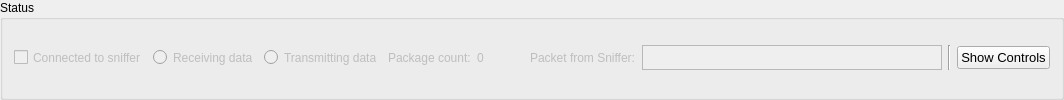
       <widget class="QGroupBox" name="groupBox_3">
        <property name="minimumSize">
         <size>
          <width>0</width>
          <height>50</height>
         </size>
        </property>
        <property name="font">
         <font>
          <pointsize>9</pointsize>
         </font>
        </property>
        <property name="title">
         <string>Status</string>
        </property>
        <layout class="QGridLayout" name="gridLayout_3">
         <property name="topMargin">
          <number>0</number>
         </property>
         <property name="bottomMargin">
          <number>1</number>
         </property>
         <item row="0" column="4">
          <widget class="QRadioButton" name="txDataRadioButton">
           <property name="enabled">
            <bool>false</bool>
           </property>
           <property name="sizePolicy">
            <sizepolicy hsizetype="Preferred" vsizetype="Preferred">
             <horstretch>0</horstretch>
             <verstretch>0</verstretch>
            </sizepolicy>
           </property>
           <property name="minimumSize">
            <size>
             <width>0</width>
             <height>20</height>
            </size>
           </property>
           <property name="font">
            <font>
             <pointsize>9</pointsize>
            </font>
           </property>
           <property name="text">
            <string>Transmitting data</string>
           </property>
           <property name="checkable">
            <bool>true</bool>
           </property>
           <property name="autoExclusive">
            <bool>true</bool>
           </property>
          </widget>
         </item>
         <item row="0" column="10">
          <widget class="QPlainTextEdit" name="snifferMsgPlainTextEdit">
           <property name="enabled">
            <bool>false</bool>
           </property>
           <property name="sizePolicy">
            <sizepolicy hsizetype="Preferred" vsizetype="Preferred">
             <horstretch>0</horstretch>
             <verstretch>0</verstretch>
            </sizepolicy>
           </property>
           <property name="minimumSize">
            <size>
             <width>300</width>
             <height>25</height>
            </size>
           </property>
           <property name="maximumSize">
            <size>
             <width>16777215</width>
             <height>25</height>
            </size>
           </property>
           <property name="font">
            <font>
             <pointsize>9</pointsize>
            </font>
           </property>
           <property name="verticalScrollBarPolicy">
            <enum>Qt::ScrollBarAlwaysOff</enum>
           </property>
           <property name="horizontalScrollBarPolicy">
            <enum>Qt::ScrollBarAlwaysOff</enum>
           </property>
          </widget>
         </item>
         <item row="0" column="2">
          <widget class="QCheckBox" name="serialConnectedCheckBox">
           <property name="enabled">
            <bool>false</bool>
           </property>
           <property name="sizePolicy">
            <sizepolicy hsizetype="Preferred" vsizetype="Preferred">
             <horstretch>0</horstretch>
             <verstretch>0</verstretch>
            </sizepolicy>
           </property>
           <property name="minimumSize">
            <size>
             <width>0</width>
             <height>20</height>
            </size>
           </property>
           <property name="font">
            <font>
             <pointsize>9</pointsize>
            </font>
           </property>
           <property name="text">
            <string>Connected to sniffer</string>
           </property>
           <property name="checkable">
            <bool>true</bool>
           </property>
           <property name="checked">
            <bool>false</bool>
           </property>
           <property name="tristate">
            <bool>false</bool>
           </property>
          </widget>
         </item>
         <item row="0" column="9">
          <widget class="QLabel" name="label_2">
           <property name="enabled">
            <bool>false</bool>
           </property>
           <property name="sizePolicy">
            <sizepolicy hsizetype="Preferred" vsizetype="Preferred">
             <horstretch>0</horstretch>
             <verstretch>0</verstretch>
            </sizepolicy>
           </property>
           <property name="minimumSize">
            <size>
             <width>0</width>
             <height>20</height>
            </size>
           </property>
           <property name="font">
            <font>
             <pointsize>9</pointsize>
            </font>
           </property>
           <property name="text">
            <string>Packet from Sniffer:</string>
           </property>
          </widget>
         </item>
         <item row="0" column="3">
          <widget class="QRadioButton" name="rxDataRadioButton">
           <property name="enabled">
            <bool>false</bool>
           </property>
           <property name="sizePolicy">
            <sizepolicy hsizetype="Preferred" vsizetype="Preferred">
             <horstretch>0</horstretch>
             <verstretch>0</verstretch>
            </sizepolicy>
           </property>
           <property name="minimumSize">
            <size>
             <width>0</width>
             <height>20</height>
            </size>
           </property>
           <property name="font">
            <font>
             <pointsize>9</pointsize>
            </font>
           </property>
           <property name="mouseTracking">
            <bool>false</bool>
           </property>
           <property name="text">
            <string>Receiving data</string>
           </property>
           <property name="checkable">
            <bool>true</bool>
           </property>
           <property name="autoExclusive">
            <bool>true</bool>
           </property>
          </widget>
         </item>
         <item row="0" column="6">
          <widget class="QLabel" name="packageCounterLabel">
           <property name="enabled">
            <bool>false</bool>
           </property>
           <property name="sizePolicy">
            <sizepolicy hsizetype="Preferred" vsizetype="Preferred">
             <horstretch>0</horstretch>
             <verstretch>0</verstretch>
            </sizepolicy>
           </property>
           <property name="minimumSize">
            <size>
             <width>0</width>
             <height>20</height>
            </size>
           </property>
           <property name="font">
            <font>
             <pointsize>9</pointsize>
            </font>
           </property>
           <property name="text">
            <string>0</string>
           </property>
          </widget>
         </item>
         <item row="0" column="5">
          <widget class="QLabel" name="package_2">
           <property name="enabled">
            <bool>false</bool>
           </property>
           <property name="sizePolicy">
            <sizepolicy hsizetype="Preferred" vsizetype="Preferred">
             <horstretch>0</horstretch>
             <verstretch>0</verstretch>
            </sizepolicy>
           </property>
           <property name="minimumSize">
            <size>
             <width>0</width>
             <height>20</height>
            </size>
           </property>
           <property name="font">
            <font>
             <pointsize>9</pointsize>
            </font>
           </property>
           <property name="text">
            <string>Package count:</string>
           </property>
          </widget>
         </item>
         <item row="0" column="12">
          <widget class="QPushButton" name="showControlsButton">
           <property name="font">
            <font>
             <pointsize>10</pointsize>
            </font>
           </property>
           <property name="text">
            <string>Show Controls</string>
           </property>
          </widget>
         </item>
         <item row="0" column="7">
          <spacer name="horizontalSpacer_2">
           <property name="orientation">
            <enum>Qt::Horizontal</enum>
           </property>
           <property name="sizeHint" stdset="0">
            <size>
             <width>40</width>
             <height>0</height>
            </size>
           </property>
          </spacer>
         </item>
         <item row="0" column="11">
          <widget class="Line" name="line_7">
           <property name="orientation">
            <enum>Qt::Vertical</enum>
           </property>
          </widget>
         </item>
        </layout>
       </widget>
